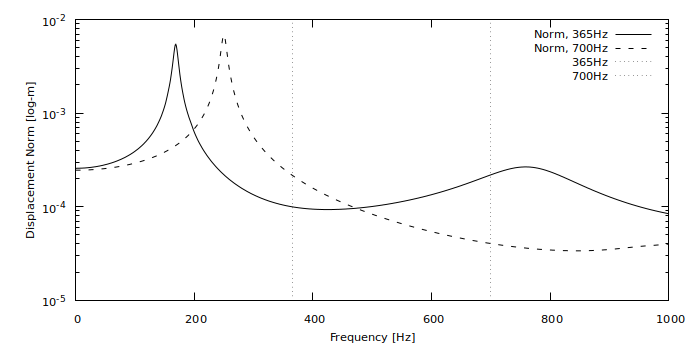

This chart was generated by the following gnuplot code:


set tics font ",8.5"
set key font ",8.5"
set xlabel font ",8.5"
set ylabel font ",8.5"

set xlabel "angels" offset 0,0.6
set ylabel "angels" offset 1.2,0

set xrange [0:1000]
set yrange [1E-5:1E-2]

set logscale y
set xlabel "Frequency [Hz]"
set ylabel "Displacement Norm [log-m]"
set format y "10^{%T}"

set style line 1 lt 2 lc rgb "black" lw 1 dashtype 1
set style line 2 lt 2 lc rgb "black" lw 1 dashtype 2 
set style line 3 lt 2 lc rgb "black" lw 1 dashtype 3
set style line 4 lt 2 lc rgb "black" lw 1 dashtype 4

set arrow from 365,graph 0 to 365,graph 1 nohead lt 0
set arrow from 700,graph 0 to 700,graph 1 nohead lt 0

plot '365.txt' with lines title "Norm, 365Hz" ls 1, \
	 '700.txt' with lines title "Norm, 700Hz" ls 2, \
	 1/0 t "365Hz" lt 0, \
	 1/0 t "700Hz" lt 0

set term pngcairo size 700,350
set termoption dashed
set output "Fig14.png"
replot
set term x11	 
